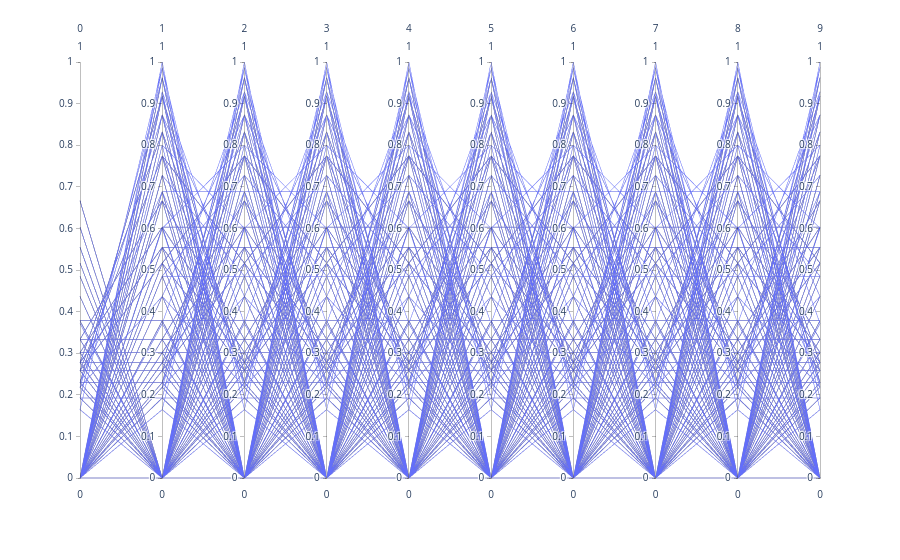

Notebook code for this chart:
### Code cell
ex.parallel_coordinates(val)

### Figure 1 — Plotly figure (JSON) as saved in the notebook; plotly's stock layout.template omitted (floating-point values rounded to 4 significant figures; data arrays with more than 128 entries replaced by an {"elided": "..."} marker saying what was removed)
{"data": [{"dimensions": [{"label": "0", "values": {"elided": "11440 float values"}}, {"label": "1", "values": {"elided": "11440 float values"}}, {"label": "2", "values": {"elided": "11440 float values"}}, {"label": "3", "values": {"elided": "11440 float values"}}, {"label": "4", "values": {"elided": "11440 float values"}}, {"label": "5", "values": {"elided": "11440 float values"}}, {"label": "6", "values": {"elided": "11440 float values"}}, {"label": "7", "values": {"elided": "11440 float values"}}, {"label": "8", "values": {"elided": "11440 float values"}}, {"label": "9", "values": {"elided": "11440 float values"}}], "domain": {"x": [0, 1], "y": [0, 1]}, "name": "", "type": "parcoords"}], "layout": {"legend": {"tracegroupgap": 0}, "margin": {"t": 60}}}
